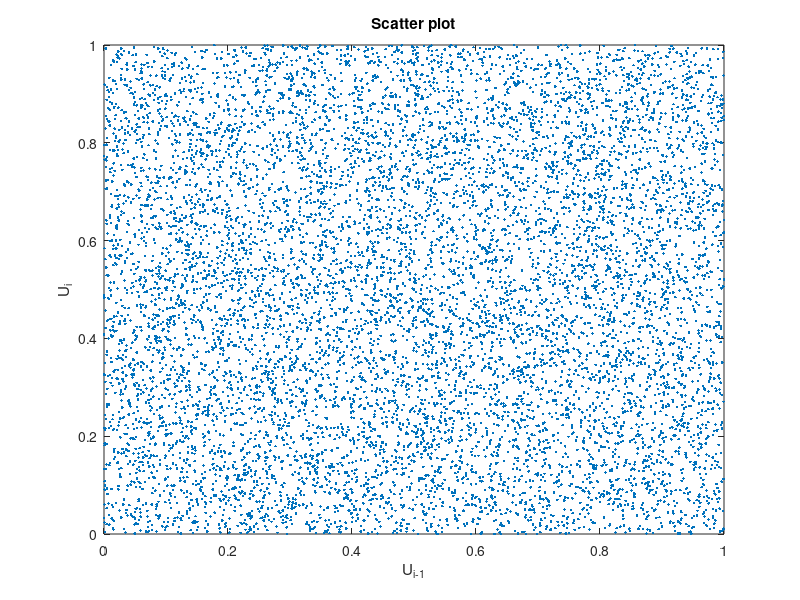
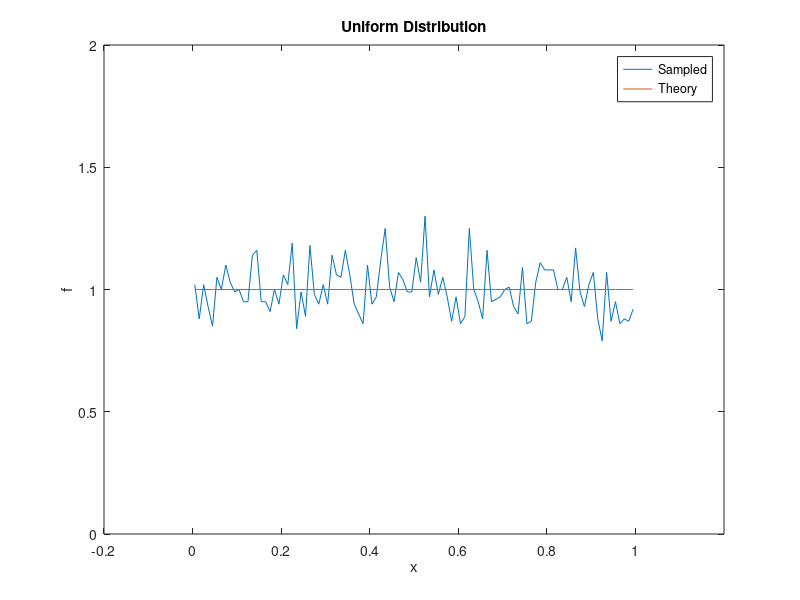

Recreate these plots in MATLAB, in order.
%% Fibonacci random number generator (Knuth)
% Seydel, Course Notes, Chapter 2, pages 211-212

% Parameters
mu = 5;
nu = 17;
M = 714025;
a = 1366;
b = 150889;


seed = 12345;

nsample = 10000;
nbins = 100

% Linear congruential generator
U = zeros(1,nu);
U(1) = mod(seed,M);
for i = 2:nsample
    U(i) = mod(a*U(i-1)+b,M);
end

% Fibonacci Generator
for i = nu+1:nsample
    U(i) = mod(U(i-nu)-U(i-mu),M);
end

U = U/M

%% Plot

% 2D scatter plot
figure(1)
plot(U(1:nsample-1),U(2:nsample),".")
xlabel('U_{i-1}')
ylabel('U_i')
title('Scatter plot')

% Probability density function
figure(2)
[h,x] = hist(U,100);
h = h*nbins/nsample
plot(x,h,x,ones(size(x)))
xlim([-0.2 1.2])
ylim([0 2])
xlabel("x")
ylabel("f")
legend("Sampled","Theory")
title("Uniform Distribution")


   

